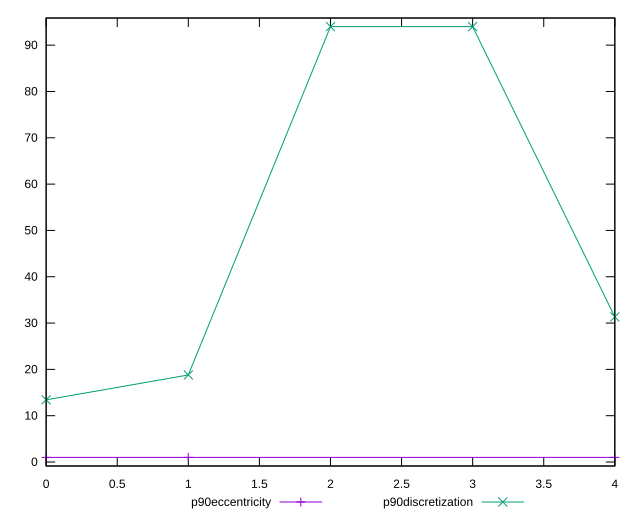

This chart was generated by the following gnuplot code:
reset

$p90Eccentricity <<EOF
0 1.0000000000000027
1 1.0000000000000013
4 0.9999999999999989
EOF

$p90Discretization <<EOF
0 13.428571428571429
1 18.8
2 94
3 94
4 31.333333333333332
EOF

set key outside below
set xrange [0:4]
set yrange [-0.8600000000000012:95.86]
set trange [-0.8600000000000012:95.86]
set terminal svg size 640, 520 enhanced background rgb 'white'
set output "report_00011_2021-02-09T10:53:21.242Z/unminified-javascript/progression/eccentricity.svg"

plot $p90Eccentricity title "p90eccentricity" with linespoints, \
     $p90Discretization title "p90discretization" with linespoints

reset
